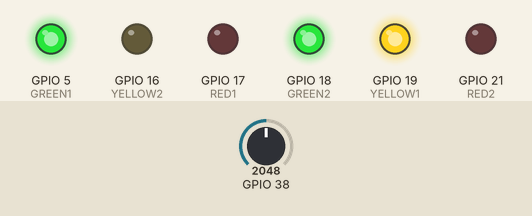
Bench run of a program on a simulated ESP32. Parts: output pins drawn as LEDs (lit = HIGH). The test bench sets the inputs (shaded band); at power-on: GPIO 38 = 2048. WiFi joins after 1.5 s; servers stay silent unless stated; random numbers use the default seed unless the program sets one; no MQTT or app messages arrive unless stated; what the program prints to the serial monitor is not drawn.

Above: at 2.7 s.
2.8 s: GPIO 38 set to 2669
4.3 s: GPIO 38 set to 2784
At 5.3 s:
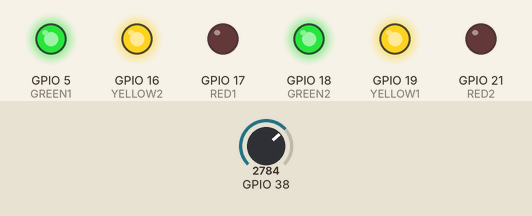
5.8 s: GPIO 38 set to 2007
At 6.6 s:
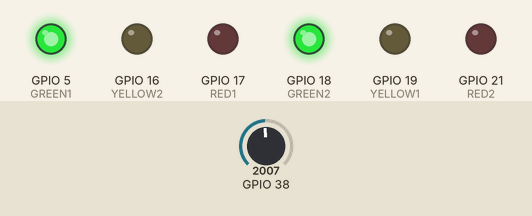
7.4 s: GPIO 38 set to 1407
8.9 s: GPIO 38 set to 1333
At 10.1 s:
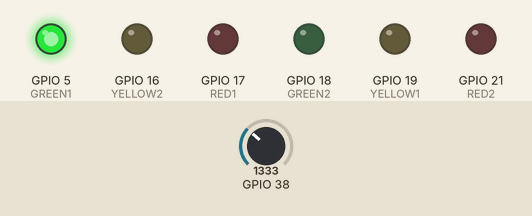
10.4 s: GPIO 38 set to 1405
At 11.7 s:
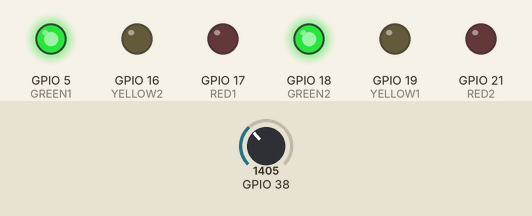
Timing chart, 0 to 13.0 s (numbered marks = the images above; inputs shaded):
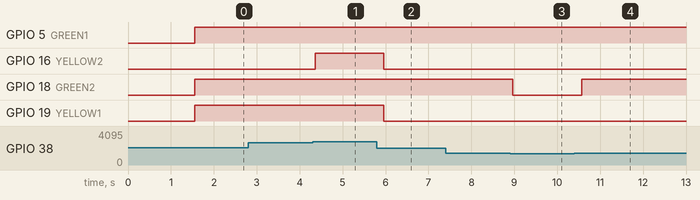

The program:

main.cpp
```cpp
/*---------------------------------------------------------------------------------------------------

Author: Pascal Holthuijsen
file: main.cpp
Proftaak prototype group B6
Prototype for the rollercoaster Microphone module(no microphone included)
due too problems microphone doesnt work using a potentiometer instead

checks the level of the potentiometer and checks the highest number
over 5 second may varry voor the lenght of the ride sends the highestRead
as a number inside a json object tothe mqtt broker on the topic B6-project-led-data
wich can be read using the essteling the gathering app


----------------------------------------------------------------------------------------------------*/

#include <Arduino.h>
#include <ArduinoJson.h>
#include <WiFi.h>
#include <Ticker.h>
#include <PubSubClient.h>

//wifi connection
const char *ssid = "myphone";
const char *password = "ichbinhenk";
WiFiClient wifiClient;

//MQTT data
const char* mqtt_broker   = "51.254.217.43";
const char* mqtt_topic    = "B6-project-led-data";
const char* mqtt_username = "emon";
const char* mqtt_password = "uw2ELjAKrEUwqgLT";
PubSubClient mqttClient = PubSubClient(WiFi.localIP(), 0, wifiClient);

//LED pins
const int GREEN1 = 5;
const int GREEN2 = 18;
const int YELLOW1 = 19;
const int YELLOW2 = 16;
const int RED1 = 17;
const int RED2 = 21;

//data for sending information
Ticker ticker;
int highestRead = 0;


void mqtt_connect() {
  mqttClient.setClient(wifiClient);
  mqttClient.setServer(mqtt_broker, 1883);

  //connect with a unique id
  String clientId = "TIB6-";
  clientId += String(random(0xffff), HEX);
  clientId += '-';
  clientId += String((uint32_t)ESP.getEfuseMac(), HEX);
  if(mqttClient.connect( clientId.c_str(), mqtt_username, mqtt_password )){

   // Subscribe to topic
   mqttClient.subscribe(mqtt_topic);

   // Setup callback
 //   mqttClient.setCallback(mqtt_callback);
 //   Serial.printf("%s: Connected to %s:%d\n", __FUNCTION__, mqtt_broker, 1883);
 // } else {
 //   Serial.printf("%s: Connection ERROR (%s:%d)\n", __FUNCTION__, mqtt_broker, 1883);
 //   delay(2000);
 // }

  }
}

void mqtt_pubish(int dataInteger) {
    DynamicJsonDocument jsonDocument(1024);

    JsonObject data = jsonDocument.createNestedObject("data");
    data["data"] = dataInteger;

    char json[1024];
    serializeJson(jsonDocument, json);
    Serial.printf("%s\n", json);
    mqttClient.publish(mqtt_topic, json);
  }

  void sendData(){
    mqtt_pubish(highestRead);

    highestRead = 0;
  }

void setup() {

  ticker.attach(2.0, sendData);

  pinMode(GREEN1, OUTPUT);
  pinMode(GREEN2, OUTPUT);
  pinMode(YELLOW1, OUTPUT);
  pinMode(YELLOW2, OUTPUT);
  pinMode(RED1, OUTPUT);
  pinMode(RED2, OUTPUT);
  Serial.begin(115200);
  //ticker.attach(5.0, senddata())
  WiFi.begin(ssid, password);
  while (WiFi.status() != WL_CONNECTED) {
    delay(500);
    Serial.print(".");
  }
  Serial.println("wifi connection connected to the wifi");
}

void loop() {
  if (WiFi.status() == WL_CONNECTED) {
      if (!mqttClient.connected()) {
          mqtt_connect();
      }else {
        mqttClient.loop();
      }
  }

    int read = analogRead(A2);
    //Serial.println(read);
    //read = random(0, 682) * 6;// remove this line
    if ( read > 682) {
      digitalWrite(GREEN1, HIGH);
      if ( read > 1365) {
        digitalWrite(GREEN2, HIGH);
        if ( read > 2047) {
          digitalWrite(YELLOW1, HIGH);
          if ( read > 2730) {
            digitalWrite(YELLOW2, HIGH);
            if ( read > 3412) {
              digitalWrite(RED1, HIGH);
              if ( read > 4000) {
                digitalWrite(RED2, HIGH);
              }
            }
          }
        }
      }
    }
    if ( read < 4000) {
      digitalWrite(RED2, LOW);
      if ( read < 3412) {
        digitalWrite(RED1, LOW);
        if ( read < 2730) {
          digitalWrite(YELLOW2, LOW);
          if ( read < 2047) {
            digitalWrite(YELLOW1, LOW);
            if ( read < 1365) {
              digitalWrite(GREEN2, LOW);
              if ( read < 682) {
                digitalWrite(GREEN1, LOW);
              }
            }
          }
        }
      }
    }
    if (read > highestRead) {
      highestRead = read;
    }

    delay(200);
}
```

Measured:
- the behaviour switches between 2730 and 2731 on GPIO 38 (found by bisection; images 0 and 1)
- the behaviour switches between 1365 and 1364 on GPIO 38 (found by bisection; images 2 and 3)
- after the input at 2.8 s, every drawn part: stays the same
- after the input at 4.3 s, GPIO 16 (YELLOW2): LOW → HIGH after 0.06 s
- after the input at 5.8 s, GPIO 16 (YELLOW2), GPIO 19 (YELLOW1): HIGH → LOW after 0.16 s
- after the input at 7.4 s, every drawn part: stays the same
- after the input at 8.9 s, GPIO 18 (GREEN2): HIGH → LOW after 0.07 s
- after the input at 10.4 s, GPIO 18 (GREEN2): LOW → HIGH after 0.17 s
